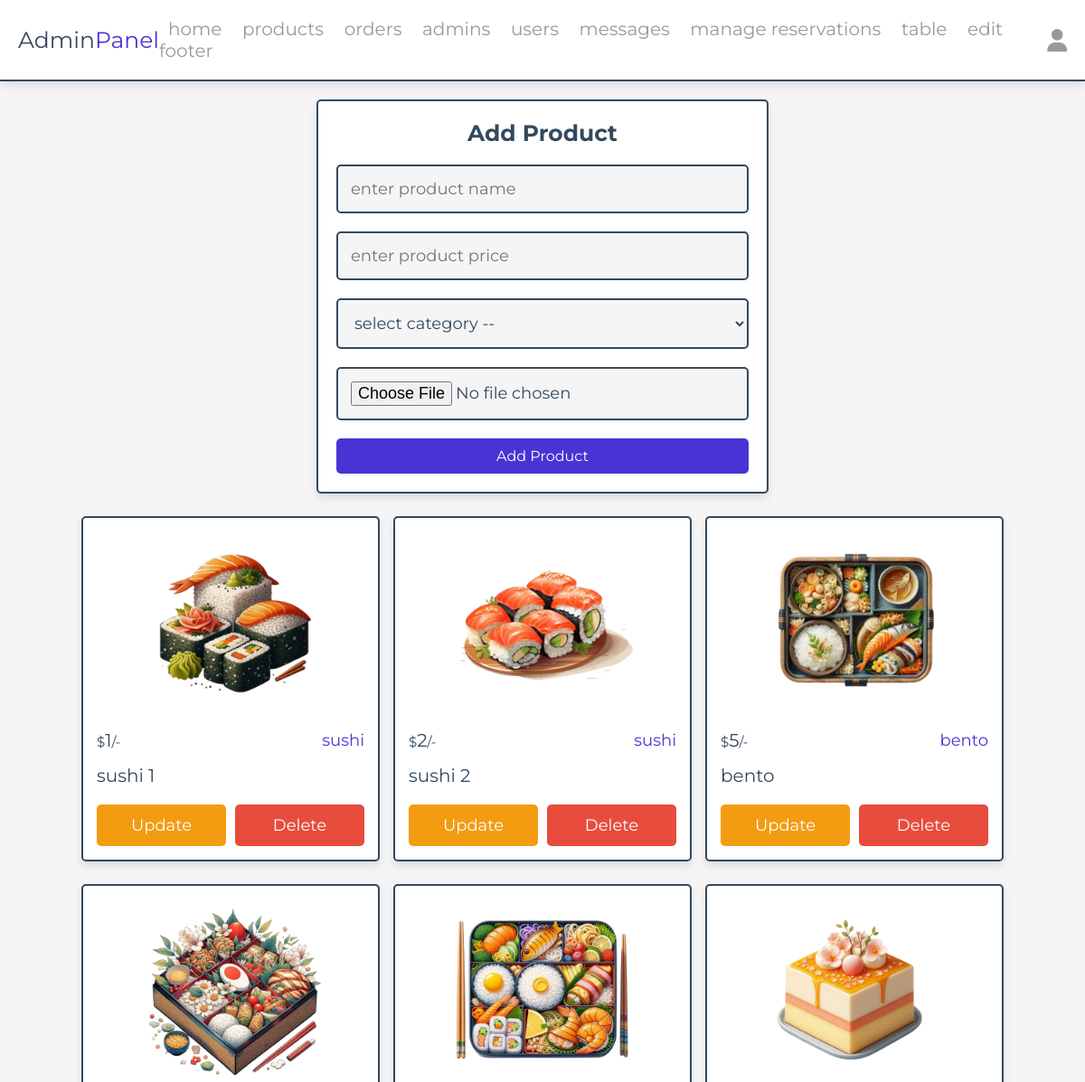
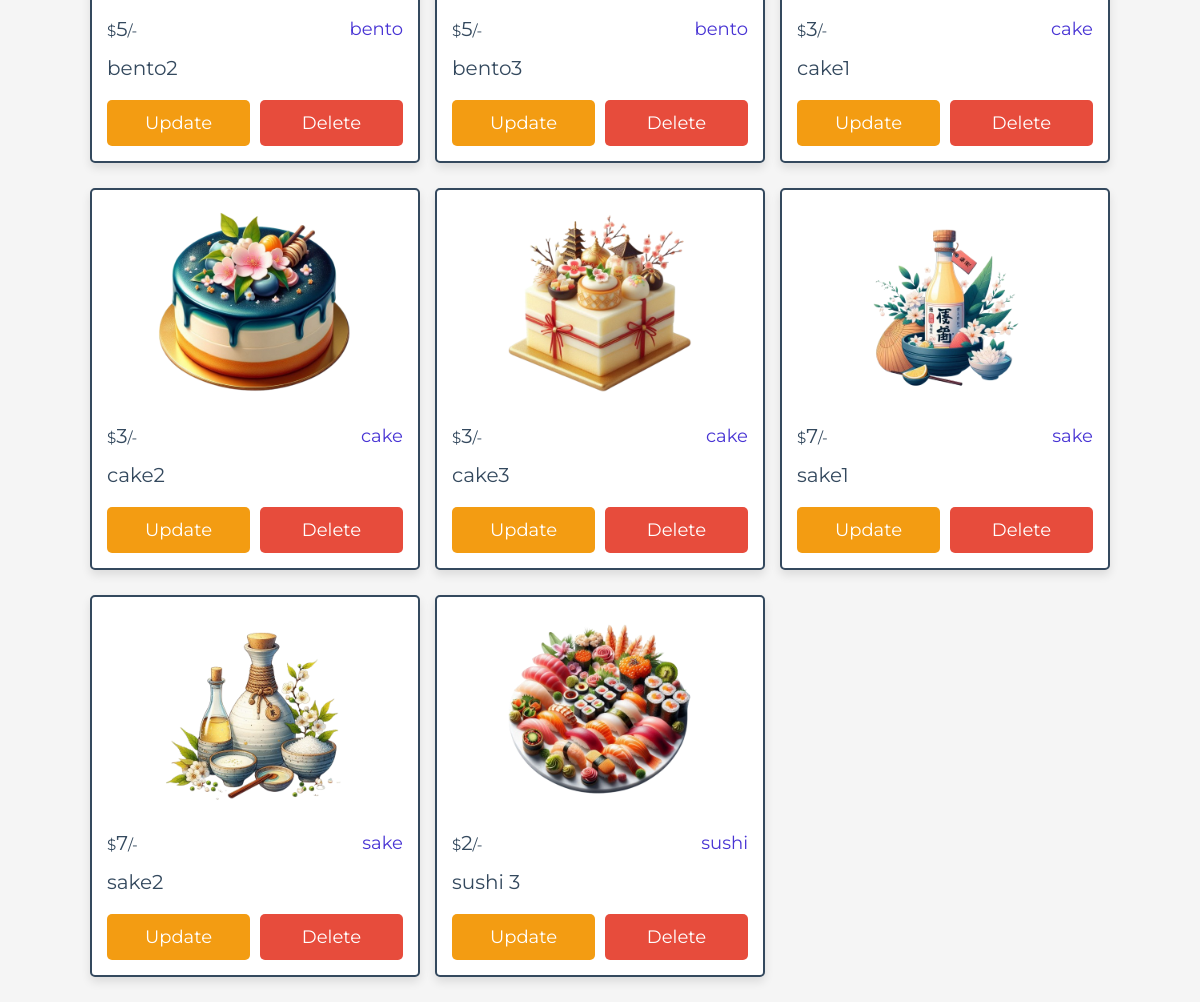
/admin/products.php, run on the app's committed database (2 pictures, top to bottom).
### tables this page shows
CREATE TABLE `products` (
  `id` int(100) NOT NULL,
  `name` varchar(100) NOT NULL,
  `category` varchar(100) NOT NULL,
  `price` int(10) NOT NULL,
  `image` varchar(100) NOT NULL
);

### components/connect.php (called while the page is built, shortened)
<?php
class DatabaseConnections
{
    private $connections = [];
    private $maxRetries = 15;
    public function __construct()
    {
        $this->verifyTables();
    }
    private function initializeConnections()
    {
        $retryCount = 0;
        $options = [
            PDO::ATTR_ERRMODE => PDO::ERRMODE_EXCEPTION,
            PDO::ATTR_TIMEOUT => 60,
            PDO::MYSQL_ATTR_INIT_COMMAND => "SET NAMES utf8mb4",
            PDO::ATTR_PERSISTENT => true
        ];
        while ($retryCount < $this->maxRetries) {
            try {
                $this->connections['user'] = new PDO(
                    'mysql:host=user-db;dbname=user_service;charset=utf8mb4',
                    'root',
                    'root',
                    $options
                );
                $this->connections['product'] = new PDO(
                    'mysql:host=product-db;dbname=product_service;charset=utf8mb4',
                    'root',
                    'root',
                    $options
                );
                $this->connections['order'] = new PDO(
                    'mysql:host=order-db;dbname=order_service;charset=utf8mb4',
                    'root',
                    'root',
                    $options
                );
                $this->connections['content'] = new PDO(
                    'mysql:host=content-db;dbname=content_service;charset=utf8mb4',
                    'root',
                    'root',
                    $options
                );
                return;
            } catch (PDOException $e) {
                sleep(5);
                $retryCount++;
                if ($retryCount == $this->maxRetries) {
                    die('Failed to connect after ' . $this->maxRetries . ' attempts: ' . $e->getMessage());
                }
            }
        }
    }
    private function verifyTables()
    {
        try {
            $contentDb = $this->getConnection('content');
            $stmt = $contentDb->query("SHOW TABLES LIKE 'messages'");
        } catch (PDOException $e) {
            die('Table verification failed: ' . $e->getMessage());
        }
    }
    public function getConnection($service)
    {
        return $this->connections[$service] ?? null;
    }
}
$db = new DatabaseConnections();
?>

### admin/products.php (the view, shortened to what this page needs)
<?php
include '../components/connect.php';
?>
<!DOCTYPE html>
<html lang="en">
<head>
   <link rel="stylesheet" href="https://cdnjs.cloudflare.com/ajax/libs/font-awesome/6.1.1/css/all.min.css">
   <link rel="stylesheet" href="../css/admin_style.css">
</head>
<body>
   <?php include '../components/admin_header.php' ?>
   <section class="add-products">
      <form action="" method="POST" enctype="multipart/form-data">
         <h3>add product</h3>
         <input type="text" required placeholder="enter product name" name="name" maxlength="100" class="box">
         <input type="number" min="0" max="9999999999" required placeholder="enter product price" name="price"
            onkeypress="if(this.value.length == 10) return false;" class="box">
         <select name="category" class="box" required>
            <option value="" disabled selected>select category --</option>
         </select>
         <input type="file" name="image" class="box" accept="image/jpg, image/jpeg, image/png, image/webp" required>
         <input type="submit" value="add product" name="add_product" class="btn">
      </form>
   </section>
   <section class="show-products" style="padding-top: 0;">
      <div class="box-container">
         <?php
         $show_products = $db->getConnection('product')->prepare("SELECT * FROM `products`");
         $show_products->execute();
         if ($show_products->rowCount() > 0) {
            while ($fetch_products = $show_products->fetch(PDO::FETCH_ASSOC)) {
               ?>
               <div class="box">
                  <img src="../uploaded_img/<?= $fetch_products['image']; ?>" alt="">
                  <div class="flex">
                     <div class="price"><span>$</span><?= $fetch_products['price']; ?><span>/-</span></div>
                     <div class="category"><?= $fetch_products['category']; ?></div>
                  </div>
                  <div class="name"><?= $fetch_products['name']; ?></div>
                  <div class="flex-btn">
                     <a href="update_product.php?update=<?= $fetch_products['id']; ?>" class="option-btn">update</a>
                     <a href="products.php?delete=<?= $fetch_products['id']; ?>" class="delete-btn"
                        onclick="return confirm('delete this product?');">delete</a>
                  </div>
               </div>
               <?php
            }
         } else {
            echo '<p class="empty">no products added yet!</p>';
         }
         ?>
      </div>
   </section>
</body>
</html>

### css/admin_style.css (style rules this page uses)
:root { --main-color: #4834d4; --red: #e74c3c; --orange: #f39c12; --black: #34495e; --white: #fff; --light-bg: #f5f5f5; --light-color: #999; --border: 0.2rem solid var(--black); --box-shadow: 0 0.5rem 1rem rgba(0, 0, 0, 0.1); }
* { font-family: "Montserrat", sans-serif; margin: 0; padding: 0; box-sizing: border-box; text-decoration: none; outline: none; border: none; }
html { font-size: 62.5%; overflow-x: hidden; }
body { background-color: var(--light-bg); }
section { max-width: 1200px; margin: 0 auto; padding: 2rem; }
.btn, .delete-btn, .option-btn { display: block; margin-top: 1rem; border-radius: 0.5rem; cursor: pointer; width: 100%; font-size: 1.8rem; color: var(--white); padding: 1.2rem 3rem; text-transform: capitalize; text-align: center; }
.btn { background-color: var(--main-color); }
.delete-btn { background-color: var(--red); }
.option-btn { background-color: var(--orange); }
.flex-btn { display: flex; gap: 1rem; }
.add-products form { margin: 0 auto; max-width: 50rem; background-color: var(--white); border-radius: 0.5rem; box-shadow: var(--box-shadow); border: var(--border); padding: 2rem; text-align: center; }
.add-products form h3 { margin-bottom: 1rem; font-size: 2.5rem; color: var(--black); text-transform: capitalize; }
.add-products form .box { background-color: var(--light-bg); border: var(--border); width: 100%; padding: 1.4rem; font-size: 1.8rem; color: var(--black); border-radius: 0.5rem; margin: 1rem 0; }
.show-products .box-container { display: grid; grid-template-columns: repeat(auto-fit, 33rem); gap: 1.5rem; justify-content: center; align-items: flex-start; }
.show-products .box-container .box { background-color: var(--white); border-radius: 0.5rem; box-shadow: var(--box-shadow); border: var(--border); padding: 1.5rem; }
.show-products .box-container .box img { width: 100%; height: 20rem; object-fit: contain; margin-bottom: 1rem; }
.show-products .box-container .box .name { font-size: 2rem; color: var(--black); padding: 1rem 0; }
.show-products .box-container .box .flex { display: flex; align-items: center; gap: 1rem; justify-content: space-between; }
.show-products .box-container .box .flex .category { font-size: 1.8rem; color: var(--main-color); }
.show-products .box-container .box .flex .price { font-size: 2rem; color: var(--black); margin: 0.5rem 0; }
.show-products .box-container .box .flex .price span { font-size: 1.5rem; }
.box { padding: 1rem; margin: 0.5rem 0; border: 1px solid #ccc; border-radius: 5px; font-size: 16px; }
.btn { padding: 1rem; background-color: #4834d4; color: white; border: none; border-radius: 5px; cursor: pointer; font-size: 16px; transition: background-color 0.3s; }

### data on the page
products: image (picture), price "1", category "sushi", name "sushi 1"
products: image (picture), price "2", category "sushi", name "sushi 2"
products: image (picture), price "5", category "bento", name "bento"
products: image (picture), price "5", category "bento", name "bento2"
products: image (picture), price "5", category "bento", name "bento3"
products: image (picture), price "3", category "cake", name "cake1"
products: image (picture), price "3", category "cake", name "cake2"
products: image (picture), price "3", category "cake", name "cake3"
products: image (picture), price "7", category "sake", name "sake1"
products: image (picture), price "7", category "sake", name "sake2"
products: image (picture), price "2", category "sushi", name "sushi 3"
